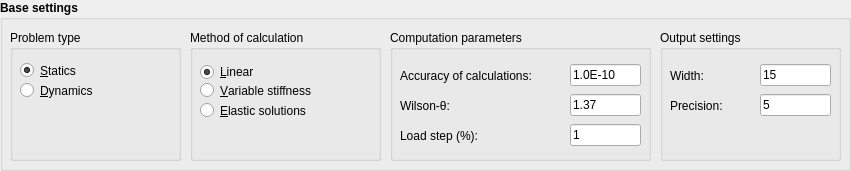
  <widget class="QGroupBox" name="groupBox">
   <property name="geometry">
    <rect>
     <x>10</x>
     <y>10</y>
     <width>851</width>
     <height>171</height>
    </rect>
   </property>
   <property name="font">
    <font>
     <weight>75</weight>
     <bold>true</bold>
    </font>
   </property>
   <property name="title">
    <string>Base settings</string>
   </property>
   <widget class="QGroupBox" name="gbCalculationMethod">
    <property name="geometry">
     <rect>
      <x>190</x>
      <y>30</y>
      <width>191</width>
      <height>131</height>
     </rect>
    </property>
    <property name="font">
     <font>
      <weight>50</weight>
      <bold>false</bold>
     </font>
    </property>
    <property name="title">
     <string>Method of calculation</string>
    </property>
    <widget class="QRadioButton" name="rbMVS">
     <property name="geometry">
      <rect>
       <x>10</x>
       <y>50</y>
       <width>171</width>
       <height>21</height>
      </rect>
     </property>
     <property name="font">
      <font>
       <weight>50</weight>
       <bold>false</bold>
      </font>
     </property>
     <property name="text">
      <string>&amp;Variable stiffness</string>
     </property>
     <property name="checked">
      <bool>false</bool>
     </property>
    </widget>
    <widget class="QRadioButton" name="rbMES">
     <property name="geometry">
      <rect>
       <x>10</x>
       <y>70</y>
       <width>171</width>
       <height>21</height>
      </rect>
     </property>
     <property name="font">
      <font>
       <weight>50</weight>
       <bold>false</bold>
      </font>
     </property>
     <property name="text">
      <string>&amp;Elastic solutions</string>
     </property>
    </widget>
    <widget class="QRadioButton" name="rbLinear">
     <property name="geometry">
      <rect>
       <x>10</x>
       <y>30</y>
       <width>171</width>
       <height>24</height>
      </rect>
     </property>
     <property name="font">
      <font>
       <weight>50</weight>
       <bold>false</bold>
      </font>
     </property>
     <property name="text">
      <string>&amp;Linear</string>
     </property>
     <property name="checked">
      <bool>true</bool>
     </property>
    </widget>
   </widget>
   <widget class="QGroupBox" name="gbCalcParams">
    <property name="geometry">
     <rect>
      <x>390</x>
      <y>30</y>
      <width>261</width>
      <height>131</height>
     </rect>
    </property>
    <property name="font">
     <font>
      <weight>50</weight>
      <bold>false</bold>
     </font>
    </property>
    <property name="title">
     <string>Computation parameters</string>
    </property>
    <widget class="QWidget" name="gridLayoutWidget_29">
     <property name="geometry">
      <rect>
       <x>10</x>
       <y>30</y>
       <width>171</width>
       <height>31</height>
      </rect>
     </property>
     <layout class="QGridLayout" name="gridLayout_15">
      <item row="0" column="0">
       <widget class="QLabel" name="label_11">
        <property name="text">
         <string>Accuracy of calculations:</string>
        </property>
       </widget>
      </item>
     </layout>
    </widget>
    <widget class="QWidget" name="gridLayoutWidget_30">
     <property name="geometry">
      <rect>
       <x>180</x>
       <y>30</y>
       <width>71</width>
       <height>31</height>
      </rect>
     </property>
     <layout class="QGridLayout" name="gridLayout_16">
      <item row="0" column="0">
       <widget class="QLineEdit" name="textEps">
        <property name="text">
         <string>1.0E-10</string>
        </property>
       </widget>
      </item>
     </layout>
    </widget>
    <widget class="QWidget" name="gridLayoutWidget_31">
     <property name="geometry">
      <rect>
       <x>10</x>
       <y>60</y>
       <width>171</width>
       <height>31</height>
      </rect>
     </property>
     <layout class="QGridLayout" name="gridLayout_17">
      <item row="0" column="0">
       <widget class="QLabel" name="label_12">
        <property name="text">
         <string>Wilson-θ:</string>
        </property>
       </widget>
      </item>
     </layout>
    </widget>
    <widget class="QWidget" name="gridLayoutWidget_32">
     <property name="geometry">
      <rect>
       <x>180</x>
       <y>60</y>
       <width>71</width>
       <height>31</height>
      </rect>
     </property>
     <layout class="QGridLayout" name="gridLayout_32">
      <item row="0" column="0">
       <widget class="QLineEdit" name="textThetaWilson">
        <property name="text">
         <string>1.37</string>
        </property>
       </widget>
      </item>
     </layout>
    </widget>
    <widget class="QWidget" name="gridLayoutWidget_33">
     <property name="geometry">
      <rect>
       <x>180</x>
       <y>90</y>
       <width>71</width>
       <height>31</height>
      </rect>
     </property>
     <layout class="QGridLayout" name="gridLayout_33">
      <item row="0" column="0">
       <widget class="QLineEdit" name="textLoadStep">
        <property name="text">
         <string>1</string>
        </property>
       </widget>
      </item>
     </layout>
    </widget>
    <widget class="QWidget" name="gridLayoutWidget_34">
     <property name="geometry">
      <rect>
       <x>10</x>
       <y>90</y>
       <width>171</width>
       <height>31</height>
      </rect>
     </property>
     <layout class="QGridLayout" name="gridLayout_34">
      <item row="0" column="0">
       <widget class="QLabel" name="label_13">
        <property name="text">
         <string>Load step (%):</string>
        </property>
       </widget>
      </item>
     </layout>
    </widget>
   </widget>
   <widget class="QGroupBox" name="gbOutputSettings">
    <property name="geometry">
     <rect>
      <x>660</x>
      <y>30</y>
      <width>181</width>
      <height>131</height>
     </rect>
    </property>
    <property name="font">
     <font>
      <weight>50</weight>
      <bold>false</bold>
     </font>
    </property>
    <property name="title">
     <string>Output settings</string>
    </property>
    <widget class="QWidget" name="gridLayoutWidget_25">
     <property name="geometry">
      <rect>
       <x>10</x>
       <y>30</y>
       <width>91</width>
       <height>31</height>
      </rect>
     </property>
     <layout class="QGridLayout" name="gridLayout_11">
      <item row="0" column="0">
       <widget class="QLabel" name="label_4">
        <property name="text">
         <string>Width:</string>
        </property>
       </widget>
      </item>
     </layout>
    </widget>
    <widget class="QWidget" name="gridLayoutWidget_26">
     <property name="geometry">
      <rect>
       <x>100</x>
       <y>30</y>
       <width>71</width>
       <height>31</height>
      </rect>
     </property>
     <layout class="QGridLayout" name="gridLayout_12">
      <item row="0" column="0">
       <widget class="QLineEdit" name="textWidth">
        <property name="text">
         <string>15</string>
        </property>
       </widget>
      </item>
     </layout>
    </widget>
    <widget class="QWidget" name="gridLayoutWidget_27">
     <property name="geometry">
      <rect>
       <x>100</x>
       <y>60</y>
       <width>71</width>
       <height>31</height>
      </rect>
     </property>
     <layout class="QGridLayout" name="gridLayout_13">
      <item row="0" column="0">
       <widget class="QLineEdit" name="textPrecision">
        <property name="text">
         <string>5</string>
        </property>
       </widget>
      </item>
     </layout>
    </widget>
    <widget class="QWidget" name="gridLayoutWidget_28">
     <property name="geometry">
      <rect>
       <x>10</x>
       <y>60</y>
       <width>91</width>
       <height>31</height>
      </rect>
     </property>
     <layout class="QGridLayout" name="gridLayout_14">
      <item row="0" column="0">
       <widget class="QLabel" name="label_9">
        <property name="text">
         <string>Precision:</string>
        </property>
       </widget>
      </item>
     </layout>
    </widget>
   </widget>
   <widget class="QGroupBox" name="gbProblemType">
    <property name="geometry">
     <rect>
      <x>10</x>
      <y>30</y>
      <width>171</width>
      <height>131</height>
     </rect>
    </property>
    <property name="font">
     <font>
      <weight>50</weight>
      <bold>false</bold>
     </font>
    </property>
    <property name="title">
     <string>Problem type</string>
    </property>
    <property name="flat">
     <bool>false</bool>
    </property>
    <widget class="QRadioButton" name="rbStatic">
     <property name="geometry">
      <rect>
       <x>10</x>
       <y>30</y>
       <width>131</width>
       <height>21</height>
      </rect>
     </property>
     <property name="font">
      <font>
       <weight>50</weight>
       <bold>false</bold>
      </font>
     </property>
     <property name="text">
      <string>&amp;Statics</string>
     </property>
     <property name="checked">
      <bool>true</bool>
     </property>
    </widget>
    <widget class="QRadioButton" name="rbDynamic">
     <property name="geometry">
      <rect>
       <x>10</x>
       <y>50</y>
       <width>131</width>
       <height>21</height>
      </rect>
     </property>
     <property name="font">
      <font>
       <weight>50</weight>
       <bold>false</bold>
      </font>
     </property>
     <property name="text">
      <string>&amp;Dynamics</string>
     </property>
    </widget>
   </widget>
  </widget>
